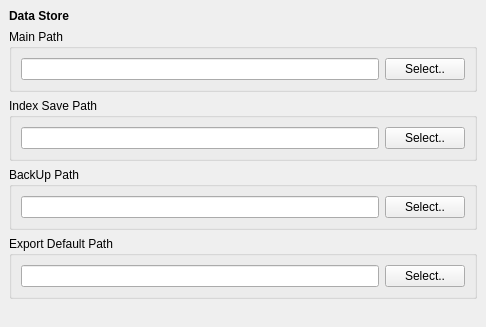
<?xml version="1.0" encoding="UTF-8"?>
<ui version="4.0">
 <class>PrefsDataStoreWidget</class>
 <widget class="QWidget" name="PrefsDataStoreWidget">
  <property name="geometry">
   <rect>
    <x>0</x>
    <y>0</y>
    <width>486</width>
    <height>327</height>
   </rect>
  </property>
  <layout class="QGridLayout">
   <property name="margin">
    <number>9</number>
   </property>
   <property name="spacing">
    <number>6</number>
   </property>
   <item row="1" column="0">
    <widget class="QGroupBox" name="mainpathGB">
     <property name="title">
      <string>Main Path</string>
     </property>
     <layout class="QGridLayout">
      <property name="margin">
       <number>9</number>
      </property>
      <property name="spacing">
       <number>6</number>
      </property>
      <item row="0" column="1">
       <widget class="QPushButton" name="mainSelBtn">
        <property name="toolTip">
         <string>Background color of the NULL value cell</string>
        </property>
        <property name="text">
         <string>Select..</string>
        </property>
       </widget>
      </item>
      <item row="0" column="0">
       <widget class="QLineEdit" name="mainPath">
        <property name="toolTip">
         <string>Text to be used as a NULL mark</string>
        </property>
        <property name="text">
         <string/>
        </property>
       </widget>
      </item>
     </layout>
    </widget>
   </item>
   <item row="2" column="0">
    <widget class="QGroupBox" name="indexSavePathGB">
     <property name="title">
      <string>Index Save Path</string>
     </property>
     <layout class="QGridLayout">
      <property name="margin">
       <number>9</number>
      </property>
      <property name="spacing">
       <number>6</number>
      </property>
      <item row="0" column="1">
       <widget class="QPushButton" name="indexSelBtn">
        <property name="toolTip">
         <string>Background color of the BLOB value cell</string>
        </property>
        <property name="text">
         <string>Select..</string>
        </property>
       </widget>
      </item>
      <item row="0" column="0">
       <widget class="QLineEdit" name="indexPath">
        <property name="toolTip">
         <string>Text to be used as a BLOB mark</string>
        </property>
        <property name="text">
         <string/>
        </property>
       </widget>
      </item>
     </layout>
    </widget>
   </item>
   <item row="0" column="0">
    <widget class="QLabel" name="titleLabel">
     <property name="font">
      <font>
       <weight>75</weight>
       <bold>true</bold>
      </font>
     </property>
     <property name="text">
      <string>Data Store</string>
     </property>
    </widget>
   </item>
   <item row="3" column="0">
    <widget class="QGroupBox" name="backUpPathGB">
     <property name="title">
      <string>BackUp Path</string>
     </property>
     <layout class="QGridLayout" name="gridLayout">
      <item row="0" column="0">
       <widget class="QLineEdit" name="backPath"/>
      </item>
      <item row="0" column="1">
       <widget class="QPushButton" name="backSelBtn">
        <property name="text">
         <string>Select..</string>
        </property>
       </widget>
      </item>
     </layout>
    </widget>
   </item>
   <item row="4" column="0">
    <widget class="QGroupBox" name="exportDefaultPathGB">
     <property name="title">
      <string>Export Default Path</string>
     </property>
     <layout class="QGridLayout" name="gridLayout_2">
      <item row="0" column="0">
       <widget class="QLineEdit" name="exportPath"/>
      </item>
      <item row="0" column="1">
       <widget class="QPushButton" name="exportSelBtn">
        <property name="text">
         <string>Select..</string>
        </property>
       </widget>
      </item>
     </layout>
    </widget>
   </item>
   <item row="5" column="0">
    <spacer name="verticalSpacer">
     <property name="orientation">
      <enum>Qt::Vertical</enum>
     </property>
     <property name="sizeHint" stdset="0">
      <size>
       <width>20</width>
       <height>40</height>
      </size>
     </property>
    </spacer>
   </item>
  </layout>
 </widget>
 <resources/>
 <connections/>
</ui>
